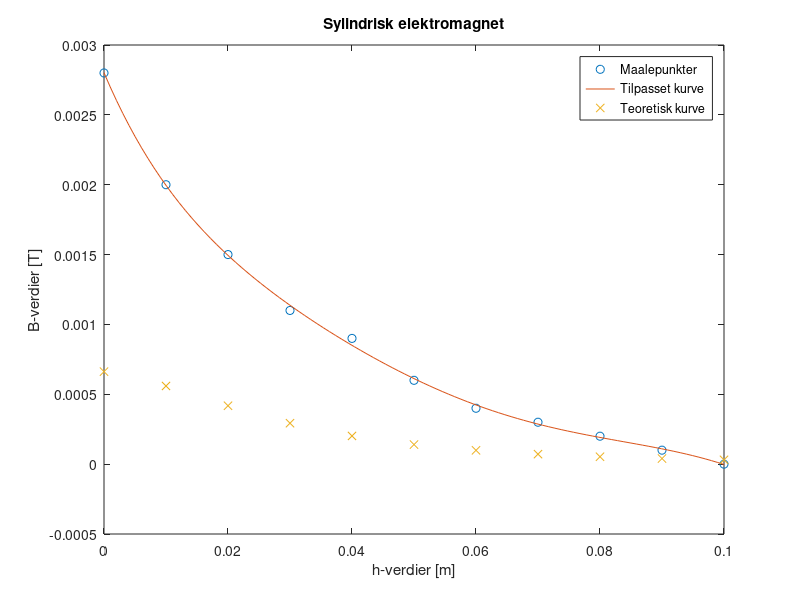

Write MATLAB code to recreate this figure.
h = linspace(0, 0.1, 11); %M
a = 4*10^-2; %M
t = 9.78*10^-3; %M
I = 5 % A
B = [2.8, 2.0, 1.5, 1.1, 0.9, 0.6, 0.4, 0.3, 0.2, 0.1, 0.0]*10^-3;
L = 275*10^-3 %M
N = 244; %Antall viklinger

p = polyfit(h,B,6);

x1 = linspace(0,0.1, 100);
y1 = polyval(p,x1);

j = N*I/L;
my0 = 4*pi*10^-7; %Tm/A
my0*j
Bx = j*my0/2*((h + t)./(sqrt((h + t).^2 + a^2)) - h./sqrt(h.^2 + a^2));

B./Bx



plot(h,B,'o')
hold on
plot(x1,y1)
plot(h, Bx, 'x')
title('Sylindrisk elektromagnet')
xlabel('h-verdier [m]')
ylabel('B-verdier [T]')
legend('Maalepunkter', 'Tilpasset kurve', 'Teoretisk kurve')
print('-dpdf', 'Oppgave3')
hold off
